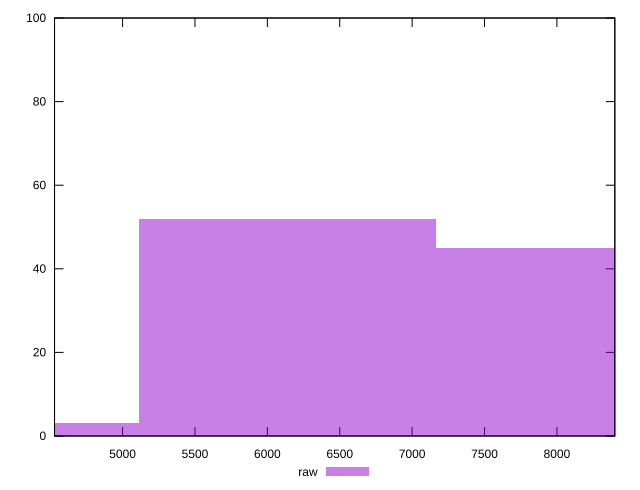

gnuplot code for this plot:
reset

$raw <<EOF
8186.688431352839 45
6140.016323514629 52
4093.3442156764195 3
EOF

set key outside below
set boxwidth 2046.6721078382097
set xrange [4530:8400]
set yrange [0:100]
set trange [0:100]
set style fill transparent solid 0.5 noborder
set terminal svg size 640, 490 enhanced background rgb 'white'
set output "reprap/uses-http2/samples/pages+cached+noexternal+nomedia+nocss+nojs/raw/histogram.svg"

plot $raw title "raw" with boxes

reset
